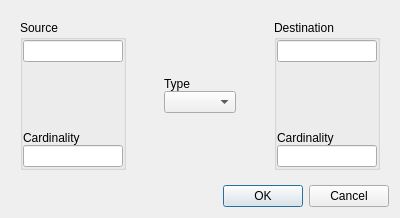
<?xml version="1.0" encoding="UTF-8"?>
<ui version="4.0">
 <class>RelationDialog</class>
 <widget class="QDialog" name="RelationDialog">
  <property name="geometry">
   <rect>
    <x>0</x>
    <y>0</y>
    <width>400</width>
    <height>218</height>
   </rect>
  </property>
  <property name="windowTitle">
   <string>Dialog</string>
  </property>
  <layout class="QVBoxLayout" name="verticalLayout">
   <item>
    <widget class="QWidget" name="widget" native="true">
     <layout class="QHBoxLayout" name="horizontalLayout">
      <item>
       <widget class="QGroupBox" name="groupBox">
        <property name="title">
         <string>Source</string>
        </property>
        <layout class="QVBoxLayout" name="verticalLayout_3">
         <property name="spacing">
          <number>0</number>
         </property>
         <property name="leftMargin">
          <number>0</number>
         </property>
         <property name="topMargin">
          <number>0</number>
         </property>
         <property name="rightMargin">
          <number>0</number>
         </property>
         <property name="bottomMargin">
          <number>0</number>
         </property>
         <item>
          <widget class="QLineEdit" name="srcLine">
           <property name="readOnly">
            <bool>true</bool>
           </property>
          </widget>
         </item>
         <item>
          <spacer name="verticalSpacer_2">
           <property name="orientation">
            <enum>Qt::Vertical</enum>
           </property>
           <property name="sizeHint" stdset="0">
            <size>
             <width>20</width>
             <height>40</height>
            </size>
           </property>
          </spacer>
         </item>
         <item>
          <widget class="QLabel" name="label">
           <property name="text">
            <string>Cardinality</string>
           </property>
          </widget>
         </item>
         <item>
          <widget class="QLineEdit" name="srcCrd"/>
         </item>
        </layout>
       </widget>
      </item>
      <item>
       <spacer name="horizontalSpacer">
        <property name="orientation">
         <enum>Qt::Horizontal</enum>
        </property>
        <property name="sizeHint" stdset="0">
         <size>
          <width>40</width>
          <height>20</height>
         </size>
        </property>
       </spacer>
      </item>
      <item>
       <widget class="QWidget" name="widget_3" native="true">
        <layout class="QVBoxLayout" name="verticalLayout_4">
         <property name="spacing">
          <number>0</number>
         </property>
         <property name="leftMargin">
          <number>0</number>
         </property>
         <property name="topMargin">
          <number>0</number>
         </property>
         <property name="rightMargin">
          <number>0</number>
         </property>
         <property name="bottomMargin">
          <number>0</number>
         </property>
         <item>
          <spacer name="verticalSpacer_5">
           <property name="orientation">
            <enum>Qt::Vertical</enum>
           </property>
           <property name="sizeHint" stdset="0">
            <size>
             <width>20</width>
             <height>40</height>
            </size>
           </property>
          </spacer>
         </item>
         <item>
          <widget class="QLabel" name="label_3">
           <property name="text">
            <string>Type</string>
           </property>
          </widget>
         </item>
         <item>
          <widget class="QComboBox" name="typeComboBox"/>
         </item>
         <item>
          <spacer name="verticalSpacer_4">
           <property name="orientation">
            <enum>Qt::Vertical</enum>
           </property>
           <property name="sizeHint" stdset="0">
            <size>
             <width>20</width>
             <height>40</height>
            </size>
           </property>
          </spacer>
         </item>
        </layout>
       </widget>
      </item>
      <item>
       <spacer name="horizontalSpacer_2">
        <property name="orientation">
         <enum>Qt::Horizontal</enum>
        </property>
        <property name="sizeHint" stdset="0">
         <size>
          <width>40</width>
          <height>20</height>
         </size>
        </property>
       </spacer>
      </item>
      <item>
       <widget class="QGroupBox" name="groupBox_2">
        <property name="title">
         <string>Destination</string>
        </property>
        <layout class="QVBoxLayout" name="verticalLayout_2">
         <property name="spacing">
          <number>0</number>
         </property>
         <property name="leftMargin">
          <number>0</number>
         </property>
         <property name="topMargin">
          <number>0</number>
         </property>
         <property name="rightMargin">
          <number>0</number>
         </property>
         <property name="bottomMargin">
          <number>0</number>
         </property>
         <item>
          <widget class="QLineEdit" name="dstLine">
           <property name="readOnly">
            <bool>true</bool>
           </property>
          </widget>
         </item>
         <item>
          <spacer name="verticalSpacer_3">
           <property name="orientation">
            <enum>Qt::Vertical</enum>
           </property>
           <property name="sizeHint" stdset="0">
            <size>
             <width>20</width>
             <height>40</height>
            </size>
           </property>
          </spacer>
         </item>
         <item>
          <widget class="QLabel" name="label_2">
           <property name="text">
            <string>Cardinality</string>
           </property>
          </widget>
         </item>
         <item>
          <widget class="QLineEdit" name="dstCrd"/>
         </item>
        </layout>
       </widget>
      </item>
     </layout>
    </widget>
   </item>
   <item>
    <widget class="QDialogButtonBox" name="buttonBox">
     <property name="orientation">
      <enum>Qt::Horizontal</enum>
     </property>
     <property name="standardButtons">
      <set>QDialogButtonBox::Cancel|QDialogButtonBox::Ok</set>
     </property>
    </widget>
   </item>
  </layout>
 </widget>
 <resources/>
 <connections>
  <connection>
   <sender>buttonBox</sender>
   <signal>accepted()</signal>
   <receiver>RelationDialog</receiver>
   <slot>accept()</slot>
   <hints>
    <hint type="sourcelabel">
     <x>248</x>
     <y>254</y>
    </hint>
    <hint type="destinationlabel">
     <x>157</x>
     <y>274</y>
    </hint>
   </hints>
  </connection>
  <connection>
   <sender>buttonBox</sender>
   <signal>rejected()</signal>
   <receiver>RelationDialog</receiver>
   <slot>reject()</slot>
   <hints>
    <hint type="sourcelabel">
     <x>316</x>
     <y>260</y>
    </hint>
    <hint type="destinationlabel">
     <x>286</x>
     <y>274</y>
    </hint>
   </hints>
  </connection>
 </connections>
</ui>
